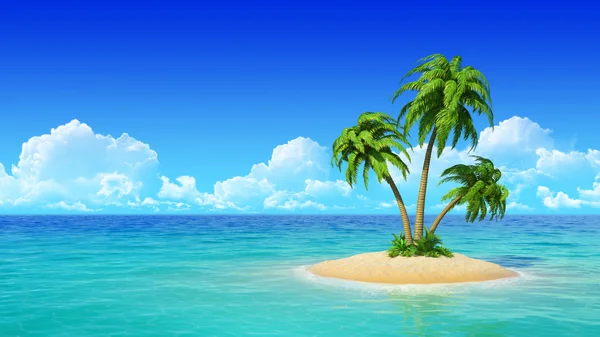
#> input picture Atividade/Implementação: Processamento Básico de Imagens/Imagem.jpg, 600 x 337 px
$ python 'Filtro de Brilho.py'
#> lines starting #> are read from the running program, lines starting #| are printed output that depends on the picture
from PIL import Image, ImageEnhance

# Abre a imagem cinza
img = Image.open("Imagem.jpg")
#> img is the input picture: PIL image 600x337 RGB; mean R, G, B 75.3, 158.2, 210.5
#Converte para cinza
gray_img = img.convert("L")
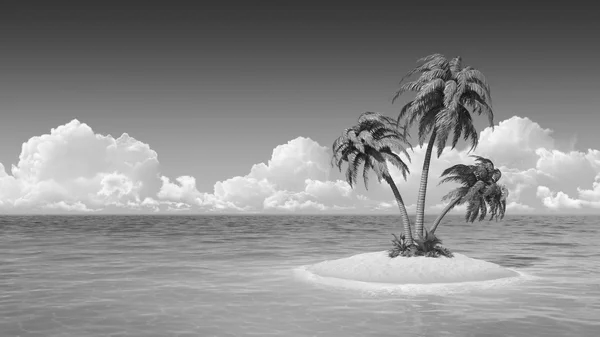
#> gray_img: PIL image 600x337 L; min 12, max 252, mean 139.4

#Aplica o efeito de brilho
brilho = ImageEnhance.Brightness(gray_img)
img_brilho = brilho.enhance(1.4)
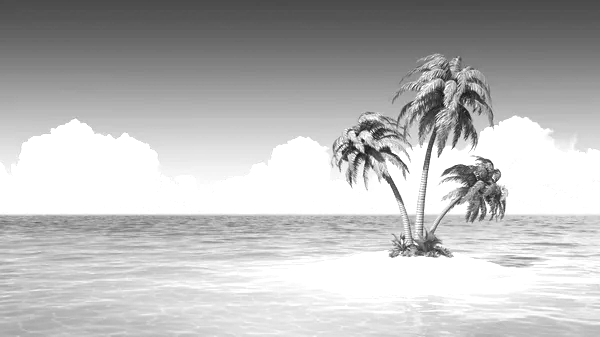
#> img_brilho: PIL image 600x337 L; min 16, max 255, mean 187.2

img_brilho.show()
